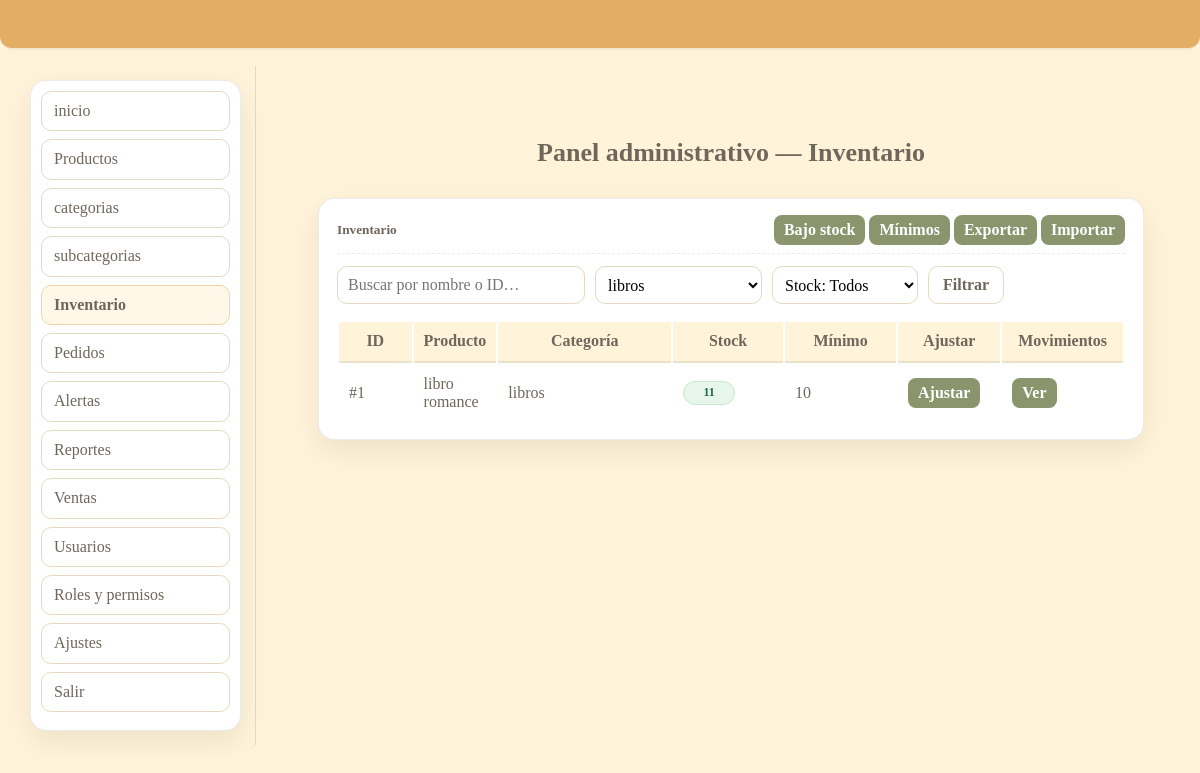
The page /admin/inventario/index.php?cat=2 on the database its author committed.
### tables this page shows
CREATE TABLE `producto` (
  `id_producto` int(10) UNSIGNED NOT NULL,
  `nombre` varchar(200) NOT NULL,
  `descripcion` varchar(400) DEFAULT NULL,
  `codigo` varchar(64) DEFAULT NULL,
  `precio_compra` decimal(12,2) NOT NULL DEFAULT 0.00,
  `precio_venta` decimal(12,2) NOT NULL DEFAULT 0.00,
  `ubicacion` varchar(255) NOT NULL,
  `id_subcategoria` smallint(5) UNSIGNED NOT NULL,
  `id_proveedor` int(10) UNSIGNED DEFAULT NULL,
  `activo` tinyint(1) NOT NULL DEFAULT 1,
  `creado_en` datetime NOT NULL DEFAULT current_timestamp(),
  `actualizado_en` datetime DEFAULT NULL ON UPDATE current_timestamp()
);

CREATE TABLE `categoria` (
  `id_categoria` smallint(5) UNSIGNED NOT NULL,
  `nombre` varchar(100) NOT NULL
);

### admin/inventario/index.php (the view, shortened to what this page needs)
<?php
include(__DIR__ . '/../../includes/db.php');
$HAS_ACL = file_exists(__DIR__ . '/../includes/acl.php');
if ($HAS_ACL) { require_once __DIR__ . '/../includes/acl.php'; }
else {
  if (!function_exists('can')) { function can($k){ return true; } }
}
function h($s){ return htmlspecialchars((string)$s, ENT_QUOTES, 'UTF-8'); }
$q       = trim($_GET['q'] ?? '');
$id_cat  = (int)($_GET['cat'] ?? 0);
$page    = max(1, (int)($_GET['page'] ?? 1));
$perPage = 15;
$offset  = ($page - 1) * $perPage;
$cats = [];
$rC = $conexion->query("SELECT id_categoria, nombre FROM categoria ORDER BY nombre");
while ($row = $rC->fetch_assoc()) $cats[] = $row;
$baseFrom = "
  FROM producto p
  LEFT JOIN subcategoria sc ON sc.id_subcategoria = p.id_subcategoria
  LEFT JOIN categoria c     ON c.id_categoria     = sc.id_categoria
  LEFT JOIN inventario i    ON i.id_producto      = p.id_producto
";
$where = []; $params = []; $types = '';
if ($id_cat>0)    { $where[]="c.id_categoria=?"; $params[]=$id_cat; $types.='i'; }
$whereSql = $where ? ('WHERE '.implode(' AND ', $where)) : '';
$having = [];
$havingSql = $having ? ('HAVING '.implode(' AND ', $having)) : '';
$sqlList = "
  SELECT
    p.id_producto,
    p.nombre,
    c.nombre AS categoria,
    COALESCE(i.stock_actual,0) AS stock_actual,
    COALESCE(i.stock_minimo,0) AS stock_minimo
  $baseFrom
  $whereSql
  GROUP BY p.id_producto, p.nombre, categoria, i.stock_actual, i.stock_minimo
  $havingSql
  ORDER BY p.nombre ASC
  LIMIT ? OFFSET ?
";
$typesList  = $types.'ii';
$paramsList = $params; $paramsList[] = $perPage; $paramsList[] = $offset;
$st = $conexion->prepare($sqlList);
$st->bind_param($typesList, ...$paramsList);
$st->execute();
$rows = $st->get_result()->fetch_all(MYSQLI_ASSOC);
?>
<!doctype html>
<html lang="es">
<head>
  <link rel="stylesheet" href="https://cdnjs.cloudflare.com/ajax/libs/normalize/8.0.1/normalize.min.css">
  <link rel="stylesheet" href="https://cdnjs.cloudflare.com/ajax/libs/skeleton/2.0.4/skeleton.min.css">
  <link rel="stylesheet" href="/libreria_lapicito/css/style.css">
</head>
<body>
  <div class="barra"></div>
  <div class="prod-shell">
    <aside class="prod-side">
      <ul class="prod-nav">
        <li><a  href="/libreria_lapicito/admin/index.php">inicio</a></li>
        <?php if (can('productos.ver')): ?>
        <li><a href="/libreria_lapicito/admin/productos/">Productos</a></li>
        <?php endif; ?>
        <li><a href="/libreria_lapicito/admin/categorias/">categorias</a></li>
        <?php if (can('inventario.ver')): ?>
           <li><a href="/libreria_lapicito/admin/subcategorias/">subcategorias</a></li>
        <li><a class="active" href="/libreria_lapicito/admin/inventario/">Inventario</a></li>
        <?php endif; ?>
        <?php if (can('pedidos.aprobar')): ?>
        <li><a href="/libreria_lapicito/admin/pedidos/">Pedidos</a></li>
        <?php endif; ?>
        <?php if (can('alertas.ver')): ?>
        <li><a href="/libreria_lapicito/admin/alertas/">Alertas</a></li>
        <?php endif; ?>
        <?php if (can('reportes.detallados') || can('reportes.simple')): ?>
        <li><a href="/libreria_lapicito/admin/reportes/">Reportes</a></li>
        <?php endif; ?>
         <?php if (can('ventas.rapidas')): ?>
        <li><a href="/libreria_lapicito/admin/ventas/">Ventas</a></li>
        <?php endif; ?>
        <?php if (can('usuarios.gestionar') || can('usuarios.crear_empleado')): ?>
        <li><a href="/libreria_lapicito/admin/usuarios/">Usuarios</a></li>
        <?php endif; ?>
        <?php if (can('usuarios.gestionar')): ?>
        <li><a href="/libreria_lapicito/admin/roles/">Roles y permisos</a></li>
        <?php endif; ?>
        <li><a href="/libreria_lapicito/admin/ajustes/">Ajustes</a></li>
        <li><a href="/libreria_lapicito/admin/logout.php">Salir</a></li>
      </ul>
    </aside>
    <main class="prod-main">
    <main class="prod-main">
      <div class="inv-title">Panel administrativo — Inventario</div>
      <div class="prod-card">
        <div class="prod-head">
          <h5>Inventario</h5>
          <div class="btns-right">
            <a class="btn-sm" href="/libreria_lapicito/admin/inventario/bajo.php">Bajo stock</a>
            <a class="btn-sm" href="/libreria_lapicito/admin/inventario/minimos.php">Mínimos </a>
            <a class="btn-sm" href="/libreria_lapicito/admin/inventario/exportar_csv.php">Exportar </a>
            <a class="btn-sm" href="/libreria_lapicito/admin/inventario/importar_csv.php">Importar</a>
          </div>
        </div>
        <form class="prod-filters" method="get">
          <input class="input-search" type="text" name="q" value="<?= h($q) ?>" placeholder="Buscar por nombre o ID…">
          <select name="cat">
            <?php foreach($cats as $c): ?>
              <option value="<?= (int)$c['id_categoria'] ?>" <?= $id_cat===(int)$c['id_categoria']?'selected':'' ?>>
                <?= h($c['nombre']) ?>
              </option>
            <?php endforeach; ?>
          </select>
          <select name="stock">
            <option value="">Stock: Todos</option>
          </select>
          <button class="btn-filter" type="submit">Filtrar</button>
        </form>
        <div class="table-wrap">
          <table class="u-full-width">
            <thead>
              <tr>
                <th style="width:80px">ID</th>
                <th>Producto</th>
                <th style="width:220px">Categoría</th>
                <th style="width:120px">Stock</th>
                <th style="width:120px">Mínimo</th>
                <th style="width:90px">Ajustar</th>
                <th style="width:110px">Movimientos</th>
              </tr>
            </thead>
            <tbody>
              <?php foreach($rows as $r): ?>
                <tr>
                  <td>#<?= (int)$r['id_producto'] ?></td>
                  <td><?= h($r['nombre']) ?></td>
                  <td><?= h($r['categoria'] ?? '—') ?></td>
                  <td>
                    <?php
                      $st=(int)$r['stock_actual']; $min=(int)$r['stock_minimo'];
                      if ($st<=0)            echo '<span class="badge no">0</span>';
                      elseif ($st<=$min)     echo '<span class="badge no">'.$st.' (min '.$min.')</span>';
                      else                   echo '<span class="badge ok">'.$st.'</span>';
                    ?>
                  </td>
                  <td><?= (int)$r['stock_minimo'] ?></td>
                  <td>
                    <?php if (can('inventario.ajustar')): ?>
                      <a class="btn-sm" href="/libreria_lapicito/admin/inventario/ajustar.php?id=<?= (int)$r['id_producto'] ?>">Ajustar</a>
                    <?php endif; ?>
                  </td>
                  <td><a class="btn-sm" href="/libreria_lapicito/admin/inventario/movimientos.php?id=<?= (int)$r['id_producto'] ?>">Ver</a></td>
                </tr>
              <?php endforeach; ?>
            </tbody>
          </table>
        </div>
      </div>
    </main>
  </div>
</body>
</html>

### css/style.css (style rules this page uses)
:root { --barra:#e3ad63; --fondo:#fff3d9; --texto:#6f665c; --btn:#8a956e; --btn-txt:#ffffff; --borde:rgba(0,0,0,.08); --sombra:0 10px 30px rgba(0,0,0,.08); --radio:12px; --radio-lg:16px; --f1:clamp(26px,3.2vw,34px); --f3:clamp(14px,1.5vw,16px); }
html,body { margin:0;padding:0 }
body { background:var(--fondo); color:var(--texto); -webkit-font-smoothing:antialiased; -moz-osx-font-smoothing:grayscale; }
h1,h2,h3,h4,h5,h6 { margin-top:.2rem;margin-bottom:.6rem; }
.barra { height:48px; background:var(--barra); border-bottom-left-radius:var(--radio); border-bottom-right-radius:var(--radio); box-shadow:0 2px 0 #e3ad63; position:relative; overflow:hidden; }
.barra::after { content:""; position:absolute; inset:0; background:linear-gradient(90deg,transparent 0 30%,rgba(255,255,255,.16) 50%,transparent 70% 100%); transform:translateX(-100%); animation:barra-brillo 6s linear infinite; pointer-events:none; }
.barra { box-shadow:0 2px 0 rgba(0,0,0,.04); }
.inv-title { text-align:center; color:#6f665c; font-weight:600; padding:10px 0 12px; }
.prod-shell { display:grid; grid-template-columns:220px 1fr; gap:0; min-height:calc(100vh - 110px); }
.prod-side { background:#fff3d9; border-right:1px solid #e6d9bf; padding:14px; }
.prod-nav { list-style:none; margin:0; padding:0; }
.prod-nav li { margin-bottom:8px; }
.prod-nav a { display:block; padding:8px 10px; border:1px solid #e6d9bf; border-radius:10px; background:#fff; color:#6f665c; text-decoration:none; }
.prod-nav a.active { background:#fffef2; border-color:#e9d7b5; font-weight:700; }
.prod-main { padding:14px; }
.prod-card { background:#fff9ef; border:1px solid #e6d9bf; border-radius:12px; padding:12px; }
.prod-head { display:flex; align-items:center; justify-content:space-between; margin-bottom:8px; }
.prod-filters { display:grid; grid-template-columns:1fr 220px 200px 120px; gap:8px; align-items:center; margin-bottom:8px; }
.input-search { height:38px; border:1px solid #e6d9bf; border-radius:10px; padding-left:36px; padding-right:10px; }
.prod-filters select { height:38px; border:1px solid #e6d9bf; border-radius:10px; background:#fff; padding:6px 8px; }
.btn-filter { height:38px; border:1px solid #e6d9bf; background:#fff; border-radius:10px; padding:0 12px; color:#6f665c; font-weight:600; }
.table-wrap { border-radius:10px; overflow:auto; }
table.u-full-width thead th { background:#fff3d9; }
.input-search { height:38px; border:1px solid #e6d9bf; border-radius:10px; background:#fff; padding-right:36px; padding-left:10px; box-sizing:border-box; }
.btn-sm { display:inline-block; padding:6px 10px; border-radius:8px; background:var(--btn); color:#fff!important; text-decoration:none; font-weight:600; border:0; }
.prod-main { max-width: 1200px; margin: 0 auto; padding: 24px 20px 48px; }
.inv-title { font-weight: 700; font-size: clamp(20px, 2.2vw, 26px); margin: 14px 0 18px; color: var(--texto); }
.prod-shell { display: grid; grid-template-columns: 240px 1fr; gap: 22px; align-items: start; padding: 18px 16px 40px; }
.prod-side { position: sticky; top: 14px; align-self: start; }
.prod-nav { list-style: none; margin: 0; padding: 10px; background: #fff; border: 1px solid var(--borde); border-radius: var(--radio-lg); box-shadow: var(--sombra); }
.prod-nav li+li { margin-top: 6px; }
.prod-nav a { display: block; padding: 10px 12px; border-radius: 10px; color: var(--texto); text-decoration: none; }
.prod-nav a.active { background: #fff7e8; border: 1px solid #f1d5a3; }
.prod-card { background:#fff; border:1px solid var(--borde); border-radius: var(--radio-lg); box-shadow: var(--sombra); padding: 16px 18px; margin-bottom: 18px; }
.prod-head { display:flex; align-items:center; justify-content:space-between; gap:12px; padding-bottom: 8px; margin-bottom: 12px; border-bottom: 1px dashed var(--borde); }
.prod-head h5 { margin:0; }
.prod-filters { display: flex; flex-wrap: wrap; gap: 10px; align-items: center; margin: 10px 0 16px; }
.prod-filters .btn-filter { padding: 8px 14px; }
.table-wrap { overflow-x:auto; }
.u-full-width th, .u-full-width td { padding: 10px 10px; vertical-align: middle; }
.u-full-width thead th { font-weight: 600; border-bottom: 2px solid var(--borde); }
.badge { display:inline-block; min-width: 34px; text-align:center; padding: 4px 8px; border-radius: 999px; font-weight: 700; font-size: 12px; }
.badge.ok { background:#e6f6ea; color:#226b3d; border:1px solid #c6e9d0; }

### rows shown on the page
producto: id_producto "1", nombre "libro romance", categoria.nombre "libros", st "11", stock_minimo "10"

### other values the page prints
form field cat "libros"
